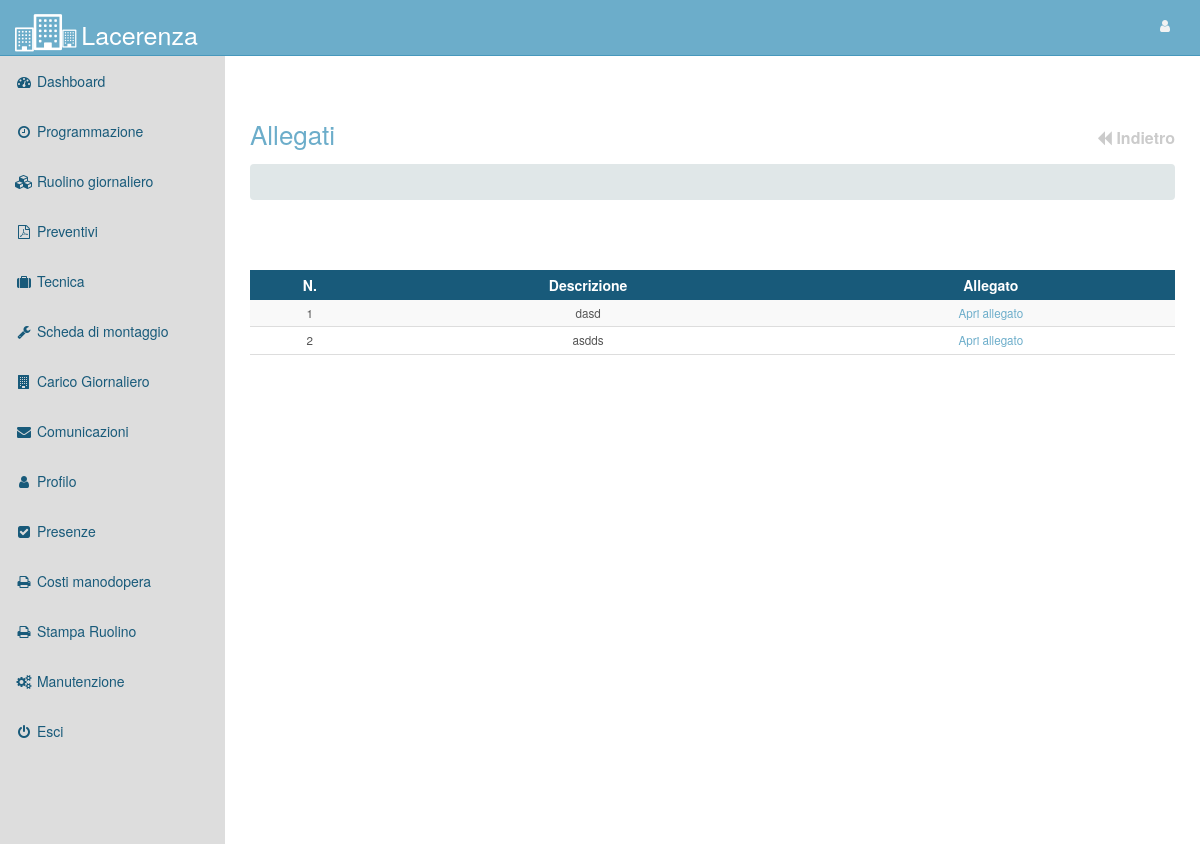
The app's page /allegati_comunicazione.php?id=7 (signed in) with its own data.
### tables this page shows
CREATE TABLE `tb_allegati_comunicazioni` (
  `id` INTEGER(11) NOT NULL AUTO_INCREMENT,
  `id_comunicazione` INTEGER(11) DEFAULT NULL,
  `link` VARCHAR(256) DEFAULT NULL,
  `descrizione` VARCHAR(512) DEFAULT NULL,
  `utente` VARCHAR(256) DEFAULT NULL,
  `file_name` VARCHAR(256) DEFAULT NULL,
  PRIMARY KEY USING BTREE (`id`),
  UNIQUE INDEX `id` USING BTREE (`id`)
);

### lib/verificaConvertiData.php (called while the page is built)
<?php
function CapovolgiData($data){
	$separatori = array(":", ";", ",", "-"," ");
	$data = str_replace($separatori, "/", $data);
	$data = explode("/", $data);
	$data=$data[2]."-".$data[1]."-".$data[0];
	return $data;
}
?>

### classi/class.Comunicazioni.php (called while the page is built, shortened)
<?php
class Comunicazioni
{
   function __construct()
   {
		$this->numero = 0;
	}
	 public function caricaAllegati($id_comunicazione)
   {
	  $query = "SELECT * FROM tb_allegati_comunicazioni WHERE id_comunicazione = $id_comunicazione;";
	  $e_query = EseguiQuery($query,"selezione");
	  $this->numero = $e_query->num_rows;
      return $e_query;
   }
   public function numero()
   {
      return $this->numero;
   }
}
?>

### databases/db_function.php (called while the page is built, shortened)
<?php
function EseguiQuery ($query, $tipo ='sp', $nomeDB = "my_lacerenza")
	{
		$serverDB = "localhost";
		$usernameDB = "root";
		$passwordDB = "root";
		$mysqli = new mysqli($serverDB, $usernameDB, $passwordDB, $nomeDB);
		switch ($tipo) {
			case 'selezione':
				$RecordsetRisultati = $mysqli->query($query);
				return $RecordsetRisultati;
				break;
		}
	}
?>

### allegati_comunicazione.php (the view, shortened to what this page needs)
<?php
require_once("lib/verificaConvertiData.php");
include("databases/db_function.php");
require_once("classi/class.Comunicazioni.php");
require_once("lib/verificaConvertiData.php");
	include("header.php");
	$id=$_GET['id'];
	$id_commessa=$_GET['id_commessa'];
	$data = isset($_GET['data']) ? $_GET['data'] : date("Y-m-01");
	$data_indietro = ($data != "") ? capovolgiData($data) : date("01-m-Y");
	$a_data = isset($_GET['a_data']) ? $_GET['a_data'] : date("Y-m-31");
	$a_data_indietro = ($a_data != "") ? capovolgiData($a_data) : date("31-m-Y");
$allegati = new Comunicazioni();
$e_query_callegati = $allegati->caricaAllegati($id);
?>
        <div id="page-wrapper">
            <div class="container-fluid">
                <div class="row">
						<div class="col-lg-12">
							<div class="page-title">
								<h1>Allegati <a class="close pull-right" href="pagina_comunicazioni.php?id=<?=$id_commessa?>&data=<?=$data_indietro?>&a_data=<?=$a_data_indietro?>"><i class="fa fa-backward"></i> Indietro</a></h1>
								<ol class="breadcrumb">
								</ol>
							</div>
						</div>
                </div>
                <div class="row">
                    <div class="col-lg-12 ">
                    	<?php if($allegati->numero() > 0){ ?>
<div>
<section id="no-more-tables">
	<table class="table-striped table-condensed cf" style="width:100%; margin-top:10px; margin-bottom:10px">
  <thead>
    <tr >
      <th style="text-align:center">N.</th>
      <th style="text-align:center">Descrizione</th>
      <th style="text-align:center">Allegato</th>
    </tr>
  </thead>
  <tbody>
  <?
  	$i=0;
	while($row_allegati = $e_query_callegati->fetch_array()){
	  $i++;
  ?>
  	<tr>
    	<td style="text-align:center" data-title="N."><?=$i?></td>
    	<td style="text-align:center" data-title="Descrizione">
        	<? if($row_allegati['descrizione'] != "") {
            	echo $row_allegati['descrizione'];
             } else {?>
             	Nessuna
             <? } ?>
        </td>
    	<td style="text-align:center" data-title="Allegato">
        	<a href="<?=$row_allegati['link']?>" target="_blank">Apri allegato</a>
        </td>
    </tr>
    <? } ?>
  </tbody>
 </table>
 </div>
 <?php } ?>
                    </div>
                </div>
            </div>
        </div>
    </div>
</body>
</html>

### css/sb-admin.css (style rules this page uses)
body { margin-top: 100px; background-color: #f5f5f5; }
@media (min-width:768px) { body { margin-top: 50px; } }
#page-wrapper { width: 100%; padding: 0; background-color: #fff; }
@media (min-width:768px) { #page-wrapper { padding: 10px; } }

### css/style.css (style rules this page uses)
.container-fluid { min-height: 850px; }
.page-title { margin: 60px 0px; }
.page-title h1 { margin: 0; margin-bottom: 15px; font-size: 26px; }
.page-title .breadcrumb { margin-bottom: 0; background-color: #e0e7e8; }
table { background-color: #fff; }
table td { color: #555; font-weight: 500; font-size: smaller; }
.table-striped>tbody>tr:nth-child(odd)>td, .table-striped>tbody>tr:nth-child(odd)>th { background-color: #f9f9f9; }
thead { background-color: #185A7A; color: #fff; }
td { color: #2886BE; font-weight: bold; border-bottom:1px solid #ddd; min-height: 30px; }
.close { font-size:16px; margin-top:10px; padding-bottom:10px; }

### records on screen
tb_allegati_comunicazioni: descrizione "dasd"
tb_allegati_comunicazioni: descrizione "asdds"
